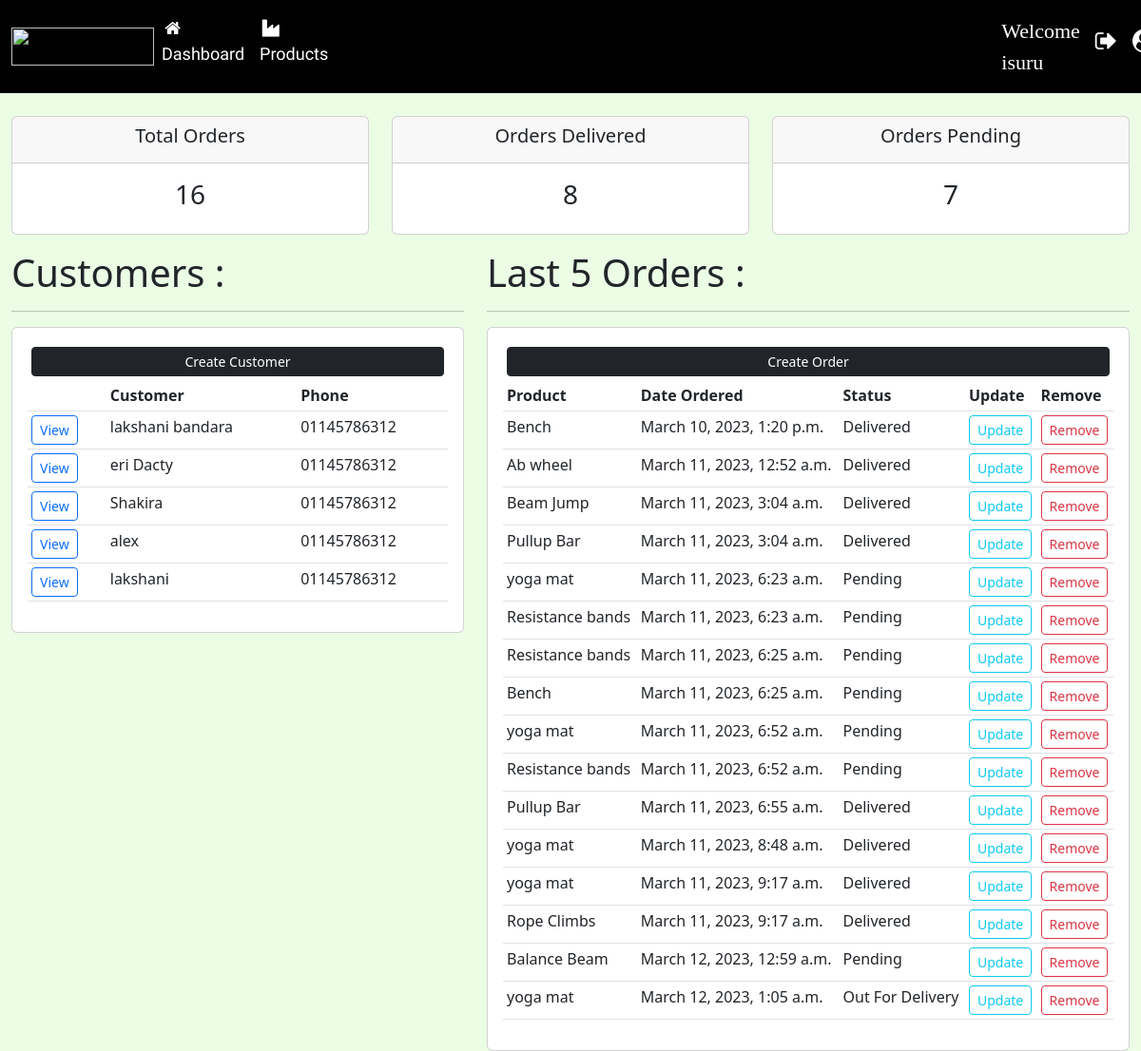
Before: / (signed in) with the older database file.
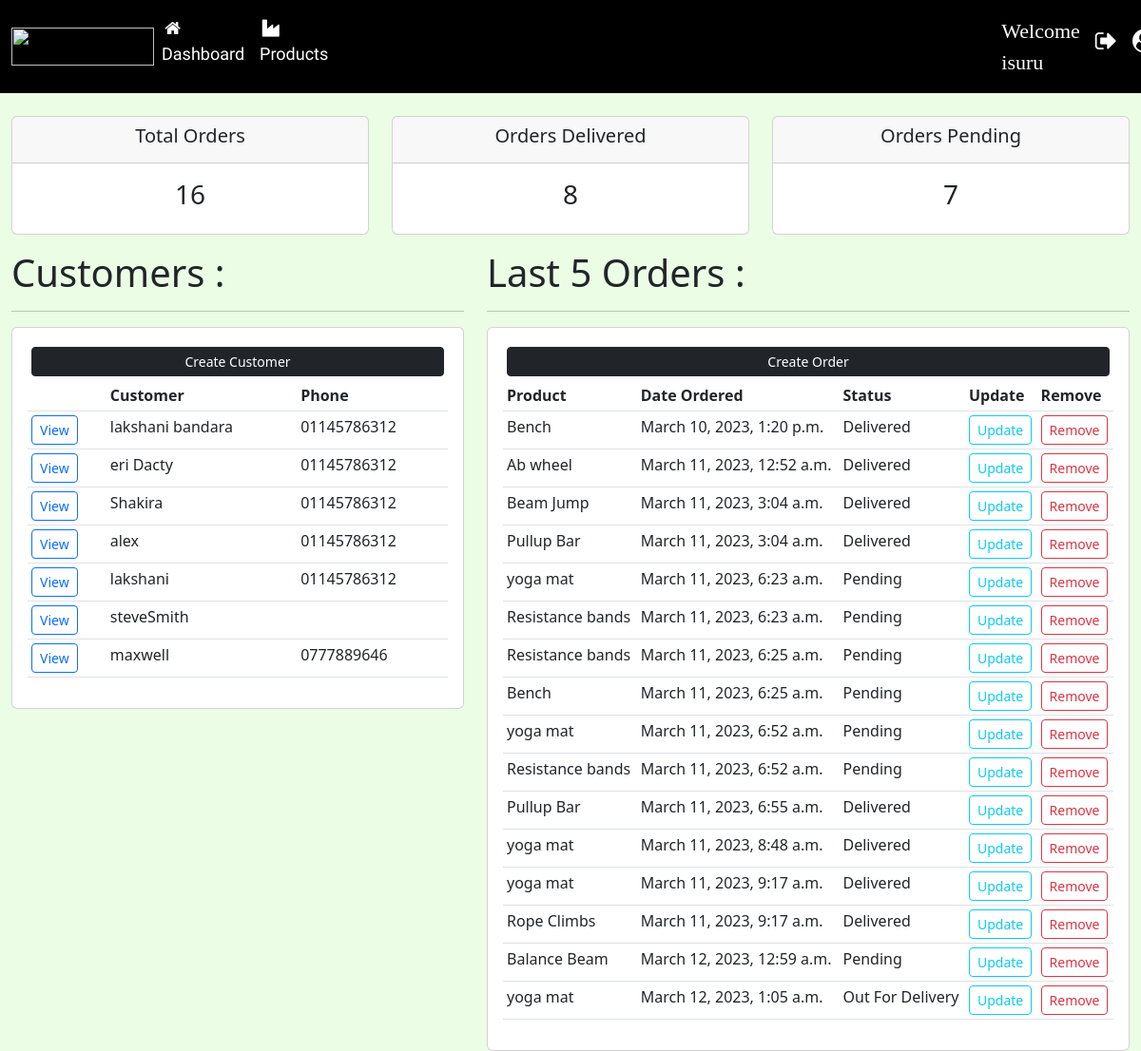
After: the same page with the newer database file.
### accounts/models.py (models this page shows, shortened)
class Customer(models.Model):
    user= models.OneToOneField(User,null=True,on_delete=models.CASCADE)
    name = models.CharField(max_length=200, null=True)
    phone = models.CharField(max_length=200, null=True)
    email = models.CharField(max_length=200, null=True)
    date_created = models.DateTimeField(auto_now_add=True, null=True)

class Order(models.Model):
    STATUS = (
        ("Pending", "Pending"),
        ("Out For Delivery", "Out For Delivery"),
        ("Delivered", "Delivered"),
    )
    customer = models.ForeignKey(Customer, on_delete=models.SET_NULL, null=True)
    product = models.ForeignKey(Product, on_delete=models.SET_NULL, null=True)
    date_created = models.DateTimeField(auto_now_add=True, null=True)
    status = models.CharField(max_length=200, null=True, choices=STATUS)

class Product(models.Model):
    CATEGORY = (
        ("Indoor", "Indoor"),
        ("Out Door", "Out Door"),
    )
    name = models.CharField(max_length=200, null=True)
    price = models.FloatField(null=True)
    category = models.CharField(max_length=200, null=True, choices=CATEGORY)
    description = models.CharField(max_length=200, null=True)
    date_created = models.DateTimeField(auto_now_add=True, null=True)
    tags = models.ManyToManyField(Tag)
    def __str__(self):
        return self.name

### accounts/decorators.py (the view)
    def wrapper_func(request, *args, **kwargs):
        group = None
        if request.user.groups.exists():
            group = request.user.groups.all()[0].name
            print(group)
        if group == "customers":
            return redirect("user-page")
        elif group == "admin":
            return view_func(request, *args, **kwargs)

### accounts/views.py (called while the page is built)
@login_required(login_url="login")
@admin_only
def home(request):
    orders = Order.objects.all()
    customers = Customer.objects.all()
    total_orders = orders.count()
    delivered = orders.filter(status="Delivered").count()
    pending = orders.filter(status="Pending").count()
    out_for_delevery = orders.filter(status="Out For Delivery").count()
    context = {"customers": customers, "orders": orders, "total_orders": total_orders, "delivered": delivered,
               "out_for_delivery": out_for_delevery, "pending": pending}
    return render(request, "Dashboard.html", context)

### templates/Dashboard.html (shortened to what this page needs)
{% extends "Main.html" %}
{% load static %}
{% block content %}
	{% include "status.html" %}
	<div class="container-fluid">
		<div class="row">
			<div class="col-md-5">
				<h5 class="display-6">Customers :</h5>
				<hr/>
				<div class="card card-body">
					<a class="btn btn-dark btn-sm btn-block m-1" href="{% url "create-customer" %}">Create Customer</a>
					<table class="table table-sm">
						<tr>
							<th></th>
							<th>Customer</th>
							<th>Phone</th>
						</tr>
						{% for customer in customers %}
							<tr>
								<td><a class="btn btn-outline-primary btn-sm" href="{% url "customer" customer.id %}">View</a>
								</td>
								<td>{{ customer.name }}</td>
								<td>{{ customer.phone }}</td>
							</tr>
						{% endfor %}
					</table>
				</div>
			</div>
			<div class="col-md-7">
				<h5 class="display-6">Last 5 Orders :</h5>
				<hr/>
				<div class="card card-body">
					<a class="btn btn-dark btn-sm btn-block m-1" href="">Create Order</a>
					<table class="table table-sm">
						<tr>
							<th>Product</th>
							<th>Date Ordered</th>
							<th>Status</th>
							<th>Update</th>
							<th>Remove</th>
						</tr>
						{% for order in orders %}
							<tr>
								<td>{{ order.product }}</td>
								<td>{{ order.date_created }}</td>
								<td>{{ order.status }}</td>
								<td><a class="btn btn-outline-info btn-sm" href="{% url "update-order" order.id %}">Update</a>
								</td>
								<td><a class="btn btn-outline-danger btn-sm" href="{% url "delete-order" order.id %}">Remove</a></td>
							</tr>
						{% endfor %}
					</table>
				</div>
			</div>
		</div>
	</div>
{% endblock %}

Changed rows visible on the page:
added Customer: name "steveSmith"
added Customer: name "maxwell", phone "0777889646"
